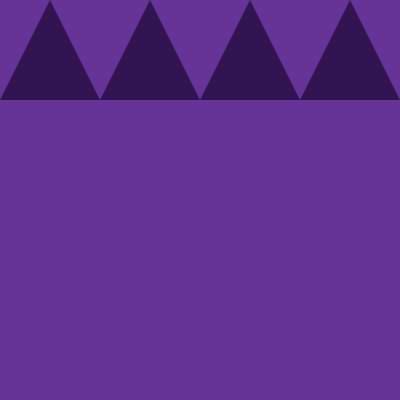
Frame 1 (no input)
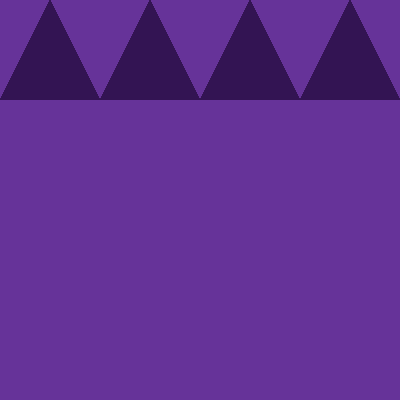
Frame 60 (the mouse pressed at the canvas centre just before this capture)
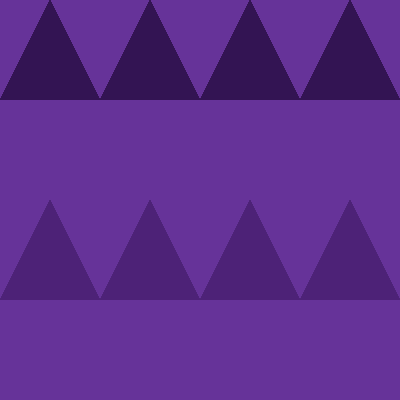
Frame 120 (the mouse held since frame 60 and released just before this capture)

The Processing sketch that drew these frames (run headless with seeded random() and noise(); from frame 60 on, the mouse is pressed at the canvas centre):

// Processing sketch: processing_32407
// ── processing_32407.pde

void setup() {
background(102,51,153);
size(400,400);
}


void draw() {
  if (mouseY < 100) {
  fill(51,20,83);  
  noStroke();
  triangle(0,100,50,0,100,100);
  triangle(100,100,150,0,200,100);
  triangle(200,100,250,0,300,100);
  triangle(300,100,350,0,400,100);
  } else if (mouseY < 200) {
  fill(70,32,109);
  noStroke();
  triangle(-50,200,0,100,50,200);
  triangle(50,200,100,100,150,200);
  triangle(150,200,200,100,250,200);
  triangle(250,200,300,100,350,200);
  triangle(350,200,400,100,450,200);
  } else if (mouseY < 300) {
  fill(77,34,119);
  noStroke();
  triangle(0,300,50,200,100,300);
  triangle(100,300,150,200,200,300);
  triangle(200,300,250,200,300,300);
  triangle(300,300,350,200,400,300); 
  } else {
  fill(94,47,140);
  noStroke();
  triangle(-50,400,0,300,50,400);
  triangle(50,400,100,300,150,400);
  triangle(150,400,200,300,250,400);
  triangle(250,400,300,300,350,400);
  triangle(350,400,400,300,450,400);
 }
}
